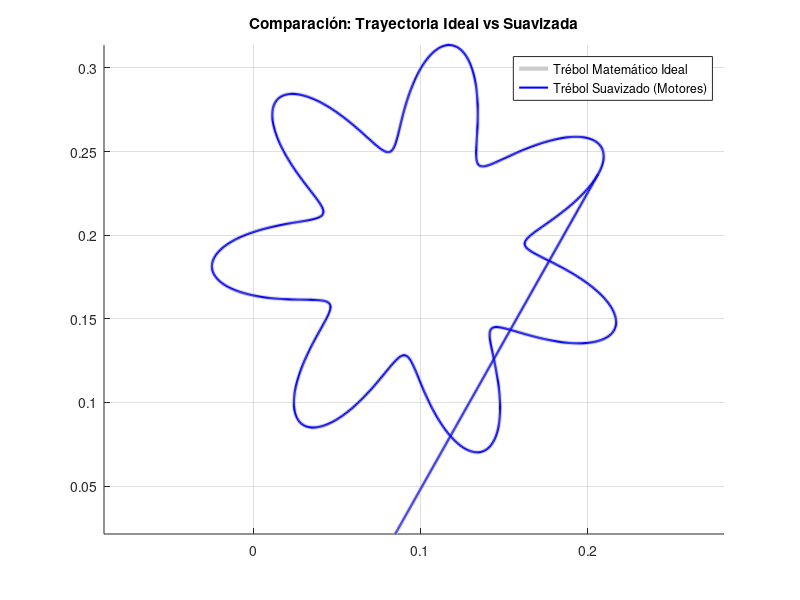
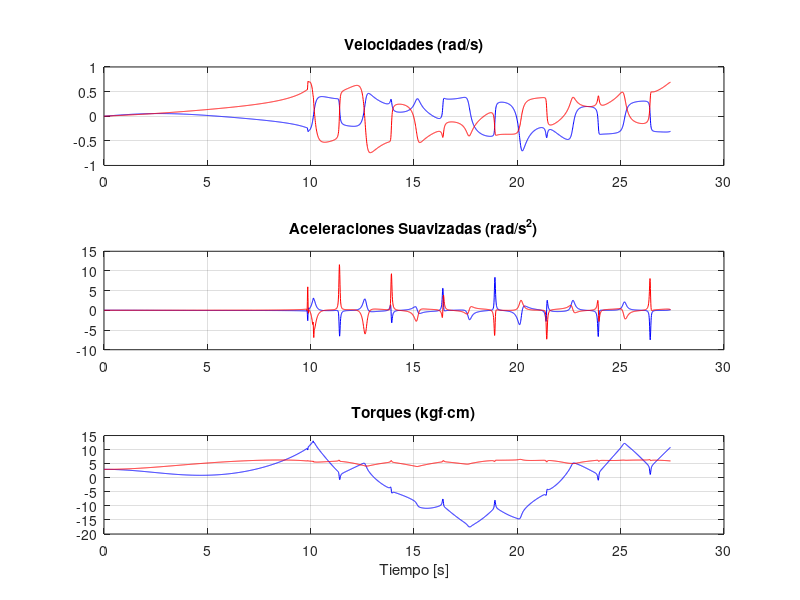
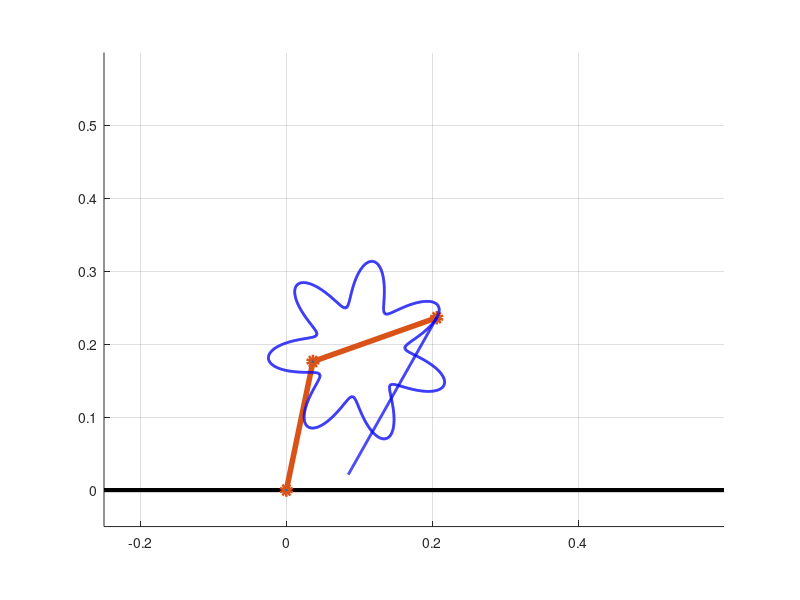

These figures' MATLAB source, in order:
%% CARACTERIZACIÓN, CINEMÁTICA Y DINÁMICA DE ROBOT 2R (OPTIMIZADO PARA ESP32)
clear; clc; close all;

%% 1. Parámetros del Proyecto 
L = 0.20;           % Lado
n = 7;              % Número de hojas
v_const = 0.05;      % Velocidad deseada
S = 1.25;           % Escala
beta = deg2rad(30); % Rotación

% Longitud de eslabones, masas y centros de gravedad
l1 = 0.18; m_link1 = 0.700; cg1 = l1 / 2; % cg1 es el centro de gravedad
l2 = 0.18; m_link2 = 0.600; cg2 = l2 / 2; % Igual con cg2
m_motor2 = 0.300; m_tip = 0.050;
g = 9.81;

%% 2. Generación de la Trayectoria Base del Trébol
r0 = (L/2) * 0.75;  
A = (L/2) * 0.25;   

phi_raw = linspace(0, 2*pi, 1000); 
r_raw = r0 + A*cos(n * phi_raw);
x_raw = r_raw .* cos(phi_raw);
y_raw = r_raw .* sin(phi_raw);

% Parametrización para velocidad constante
dx = diff(x_raw); dy = diff(y_raw);
ds = sqrt(dx.^2 + dy.^2);
s_acumulada = [0, cumsum(ds)];
T_total = s_acumulada(end) / v_const;
dt = 0.01; % Paso de tiempo de simulación
t = 0:dt:T_total;

s_t = v_const * t; 
phi_t = interp1(s_acumulada, phi_raw, s_t, 'pchip', 'extrap');

r_t = r0 + A*cos(n * phi_t);
x_traj = S * r_t .* cos(phi_t + beta);
y_traj = S * r_t .* sin(phi_t + beta);
x_traj(end) = x_traj(1); y_traj(end) = y_traj(1);

% Desplazamiento del Origen al espacio de trabajo seguro
X_centro = 0.1;  Y_centro = 0.19; 
x_traj_desp = x_traj + X_centro;
y_traj_desp = y_traj + Y_centro;

%% 3. Posición "Home" (Codo Arriba)
disp('1. Calculando posición Home óptima...');
th1_home = pi/2; % Eslabón 1 vertical
Y_codo = l1 * sin(th1_home);

th2_test = linspace(-pi, 0, 180); % Solo codo arriba
Y_efector_test = Y_codo + l2 * sin(th1_home + th2_test);

posiciones_validas = (Y_efector_test >= 0.02) & (Y_efector_test <= Y_centro);

% Calcular torques estáticos aproximados para elegir el menor esfuerzo (
m2_t = m_link2 + m_tip;
lc2_t = (m_link2 * cg2 + m_tip * l2) / m2_t; % Usando el nuevo cg2
G1_test = m2_t * lc2_t * g * cos(th1_home + th2_test);
G2_test = m2_t * lc2_t * g * cos(th1_home + th2_test);
Torque_Estacionario = abs(G1_test) + abs(G2_test);
Torque_Estacionario(~posiciones_validas) = inf;

[~, idx] = min(Torque_Estacionario);
th2_home = th2_test(idx);

x_inicio = l1 * cos(th1_home) + l2 * cos(th1_home + th2_home);
y_inicio = l1 * sin(th1_home) + l2 * sin(th1_home + th2_home);

%% 4. Punto de inicio tangencial (NUEVO)
disp('2. Buscando punto de entrada tangencial...');
% 1. Encontrar el vector tangente en cada punto de la trayectoria
dx_traj = gradient(x_traj_desp);
dy_traj = gradient(y_traj_desp);
norm_traj = sqrt(dx_traj.^2 + dy_traj.^2);
tx = dx_traj ./ norm_traj; 
ty = dy_traj ./ norm_traj;

% 2. Encontrar el vector desde Home hacia cada punto
hx = x_traj_desp - x_inicio;
hy = y_traj_desp - y_inicio;
norm_h = sqrt(hx.^2 + hy.^2);
hx = hx ./ norm_h;
hy = hy ./ norm_h;

% 3. Producto punto para forzar que sea paralela a la tangente
alineacion = hx .* tx + hy .* ty;
[~, idx_tangente] = max(alineacion); % El valor más cercano a 1

x_temp = x_traj_desp(1:end-1); y_temp = y_traj_desp(1:end-1);
x_traj_opt = [x_temp(idx_tangente:end), x_temp(1:idx_tangente-1)];
y_traj_opt = [y_temp(idx_tangente:end), y_temp(1:idx_tangente-1)];

x_traj_desp = [x_traj_opt, x_traj_opt(1)];
y_traj_desp = [y_traj_opt, y_traj_opt(1)];

%% 5. Fase de Aproximación
disp('3. Generando aproximación ...');
dist_aprox = sqrt((x_traj_desp(1) - x_inicio)^2 + (y_traj_desp(1) - y_inicio)^2);

% Perfil para acelerar desde v=0 hasta v=v_const en la distancia dada
T_aprox = 2 * dist_aprox / v_const; 
t_aprox = 0:dt:T_aprox;

% Perfil cuadrático (para evitar saltos de torque abruptos)
tau = (t_aprox / T_aprox).^2; 

x_aprox = x_inicio + (x_traj_desp(1) - x_inicio) * tau;
y_aprox = y_inicio + (y_traj_desp(1) - y_inicio) * tau;
x_aprox(end) = []; y_aprox(end) = [];

x_total = [x_aprox, x_traj_desp];
y_total = [y_aprox, y_traj_desp];
num_puntos = length(x_total);

%% 6. Cinemática Inversa Vectorizada (Codo Arriba)
disp('4. Calculando Cinemática Inversa...');
theta1_raw = zeros(1, num_puntos);
theta2_raw = zeros(1, num_puntos);

for i = 1:num_puntos
    x = x_total(i); y = y_total(i);
    D = (x^2 + y^2 - l1^2 - l2^2) / (2 * l1 * l2);
    if D > 1, D = 1; elseif D < -1, D = -1; end
    
    th2 = atan2(-sqrt(1 - D^2), D);  
    th1 = atan2(y, x) - atan2(l2 * sin(th2), l1 + l2 * cos(th2));
    
    theta1_raw(i) = th1; theta2_raw(i) = th2;
end
theta1_raw = unwrap(theta1_raw);
theta2_raw = unwrap(theta2_raw);

%% 7. Filtrado SavGol (Básicamente no se usa ahora, pero será necesario para procesar las respuestas del microcontrolador)
disp('5. Optimizando perfiles para motores (Filtrado Savitzky-Golay)...');
orden_pol = 3;       
window_size = 5;    

theta1 = sgolayfilt(theta1_raw, orden_pol, window_size);
theta2 = sgolayfilt(theta2_raw, orden_pol, window_size);

dtheta1 = sgolayfilt(gradient(theta1, dt), orden_pol, window_size);
dtheta2 = sgolayfilt(gradient(theta2, dt), orden_pol, window_size);

ddtheta1 = sgolayfilt(gradient(dtheta1, dt), orden_pol, window_size);
ddtheta2 = sgolayfilt(gradient(dtheta2, dt), orden_pol, window_size);

t_total_vec = (0:num_puntos-1) * dt;

%% 8. Que tanto se aleja el filtrado de el ideal?
x_ideal = l1 * cos(theta1_raw) + l2 * cos(theta1_raw + theta2_raw);
y_ideal = l1 * sin(theta1_raw) + l2 * sin(theta1_raw + theta2_raw);

x_real = l1 * cos(theta1) + l2 * cos(theta1 + theta2);
y_real = l1 * sin(theta1) + l2 * sin(theta1 + theta2);

figure(1); clf; hold on; axis equal; grid on;
plot(x_ideal, y_ideal, 'Color', [0.8 0.8 0.8], 'LineWidth', 3, 'DisplayName', 'Trébol Matemático Ideal');
plot(x_real, y_real, 'b-', 'LineWidth', 1.5, 'DisplayName', 'Trébol Suavizado (Motores)');
title('Comparación: Trayectoria Ideal vs Suavizada');
legend('Location', 'best');

%% 9. Dinámica Inversa y Cálculo de Torques (ACTUALIZADA CON cg1 y cg2)
disp('6. Calculando Dinámica Inversa...');
m1_t = m_link1 + m_motor2;
lc1_t = (m_link1 * cg1 + m_motor2 * l1) / m1_t; 
% NOTA: Si tienes el Izz de CAD, reemplaza el término (1/12)*m*l^2 por ese Izz
I1_t = (1/12)*m_link1*l1^2 + m_link1*(lc1_t - cg1)^2 + m_motor2*(l1 - lc1_t)^2; 

I2_t = (1/12)*m_link2*l2^2 + m_link2*(lc2_t - cg2)^2 + m_tip*(l2 - lc2_t)^2;

tau1 = zeros(1, num_puntos); tau2 = zeros(1, num_puntos);

for i = 1:num_puntos
    th1 = theta1(i); th2 = theta2(i);
    d1 = dtheta1(i); d2 = dtheta2(i);
    dd1 = ddtheta1(i); dd2 = ddtheta2(i);
    
    M11 = m1_t*lc1_t^2 + m2_t*(l1^2 + lc2_t^2 + 2*l1*lc2_t*cos(th2)) + I1_t + I2_t;
    M12 = m2_t*(lc2_t^2 + l1*lc2_t*cos(th2)) + I2_t;
    M22 = m2_t*lc2_t^2 + I2_t;
    
    h_coriolis = -m2_t*l1*lc2_t*sin(th2);
    C1 = h_coriolis*(2*d1*d2 + d2^2);
    C2 = -h_coriolis*d1^2;
    
    G1_dyn = (m1_t*lc1_t + m2_t*l1)*g*cos(th1) + m2_t*lc2_t*g*cos(th1 + th2);
    G2_dyn = m2_t*lc2_t*g*cos(th1 + th2);
    
    tau1(i) = M11*dd1 + M12*dd2 + C1 + G1_dyn;
    tau2(i) = M12*dd1 + M22*dd2 + C2 + G2_dyn;
end

tau1_kgfcm = tau1 * (100 / 9.81);
tau2_kgfcm = tau2 * (100 / 9.81);


%% 10. Gráficas Cinemáticas y de Torque
figure(2); clf;
subplot(3,1,1); plot(t_total_vec, dtheta1, 'b', t_total_vec, dtheta2, 'r'); title('Velocidades (rad/s)'); grid on;
subplot(3,1,2); plot(t_total_vec, ddtheta1, 'b', t_total_vec, ddtheta2, 'r'); title('Aceleraciones Suavizadas (rad/s^2)'); grid on;
subplot(3,1,3); plot(t_total_vec, tau1_kgfcm, 'b', t_total_vec, tau2_kgfcm, 'r'); title('Torques (kgf·cm)'); xlabel('Tiempo [s]'); grid on;

%% 11. Animación del Robot
figure(3); clf; hold on; axis equal; grid on; axis([-0.25 0.6 -0.05 0.6]);
plot([-0.25, 0.6], [0, 0], 'k-', 'LineWidth', 3); % Mesa
plot(x_total, y_total, 'color', [0.8 0.8 0.8], 'LineWidth', 1.5); % Ruta

h_robot = plot([0, l1*cos(theta1(1)), x_real(1)], [0, l1*sin(theta1(1)), y_real(1)], '-o', 'LineWidth', 4, 'Color', '#D95319', 'MarkerFaceColor', '#0072BD');
h_rastro = plot(x_real(1), y_real(1), 'b-', 'LineWidth', 2);

x_rastro = zeros(1, num_puntos); y_rastro = zeros(1, num_puntos);
paso = 15;

disp('7. Reproduciendo animación...');
for i = 1:paso:num_puntos
    x_c = l1*cos(theta1(i)); y_c = l1*sin(theta1(i));
    x_rastro(1:i) = x_real(1:i); y_rastro(1:i) = y_real(1:i);
    
    set(h_robot, 'XData', [0, x_c, x_real(i)], 'YData', [0, y_c, y_real(i)]);
    set(h_rastro, 'XData', x_rastro(1:i), 'YData', y_rastro(1:i));
    drawnow;
end
set(h_robot, 'XData', [0, l1*cos(theta1(end)), x_real(end)], 'YData', [0, l1*sin(theta1(end)), y_real(end)]);
set(h_rastro, 'XData', x_real, 'YData', y_real); drawnow;
disp('Proceso finalizado.');
